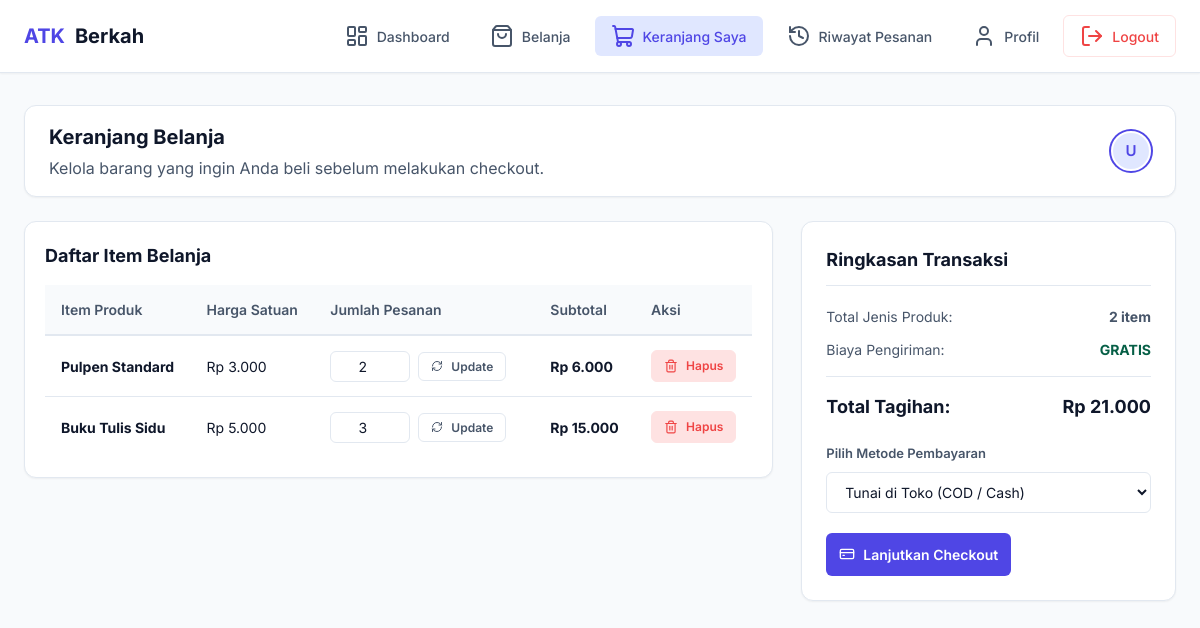
Screenshot of /app/keranjang.php (signed in) with the database file from the repository.
### tables this page shows
CREATE TABLE keranjang (
    id_keranjang INT PRIMARY KEY AUTO_INCREMENT,
    id_user INT NOT NULL,
    id_produk INT NOT NULL,
    jumlah INT NOT NULL DEFAULT 1,
    created_at TIMESTAMP DEFAULT CURRENT_TIMESTAMP,
    updated_at TIMESTAMP DEFAULT CURRENT_TIMESTAMP ON UPDATE CURRENT_TIMESTAMP,

    CONSTRAINT fk_keranjang_users
        FOREIGN KEY (id_user) REFERENCES users(id_user)
        ON DELETE CASCADE
        ON UPDATE CASCADE,

    CONSTRAINT fk_keranjang_produk
        FOREIGN KEY (id_produk) REFERENCES produk(id_produk)
        ON DELETE CASCADE
        ON UPDATE CASCADE,

    UNIQUE KEY unique_user_produk (id_user, id_produk)
);

CREATE TABLE produk (
    id_produk INT PRIMARY KEY AUTO_INCREMENT,
    nama_produk VARCHAR(100) NOT NULL,
    harga DECIMAL(10, 2) NOT NULL,
    jumlah_stok INT NOT NULL DEFAULT 0,
    gambar VARCHAR(255) DEFAULT NULL,
    created_at TIMESTAMP DEFAULT CURRENT_TIMESTAMP
);

### app/keranjang.php (the view, shortened to what this page needs)
<?php
include "config.php";
$nama = $_SESSION['nama'];
$id_user = $_SESSION['id_user'];
$query_keranjang = "
    SELECT k.id_keranjang, k.jumlah, p.id_produk, p.nama_produk, p.harga, p.jumlah_stok
    FROM keranjang k
    JOIN produk p ON k.id_produk = p.id_produk
    WHERE k.id_user = $id_user
";
$result_keranjang = mysqli_query($conn, $query_keranjang);
$total_belanja = 0;
$items = [];
while ($row = mysqli_fetch_assoc($result_keranjang)) {
    $items[] = $row;
    $total_belanja += ($row['harga'] * $row['jumlah']);
}
?>
<!DOCTYPE html>
<html lang="id">
<head>
    <link rel="stylesheet" href="style/app.css">
</head>
<body>
<div class="pelanggan-layout">
    <nav class="navbar">
        <div class="navbar-container">
            <a href="dashboard.php" class="navbar-brand">
                <span>ATK</span> Berkah
            </a>
            <ul class="navbar-menu" id="navbarMenu">
                <li><a href="dashboard.php"><i data-lucide="layout-dashboard"></i> Dashboard</a></li>
                <li><a href="belanja.php"><i data-lucide="shopping-bag"></i> Belanja</a></li>
                <li><a href="keranjang.php" class="active"><i data-lucide="shopping-cart"></i> Keranjang Saya</a></li>
                <li><a href="riwayat.php"><i data-lucide="history"></i> Riwayat Pesanan</a></li>
                <li><a href="profile.php"><i data-lucide="user"></i> Profil</a></li>
                <li><a href="logout.php" class="logout-nav"><i data-lucide="log-out"></i> Logout</a></li>
            </ul>
        </div>
    </nav>
    <div class="container">
        <div class="topbar" style="margin-bottom: 24px;">
            <div class="topbar-title">
                <h1>Keranjang Belanja</h1>
                <p style="color: var(--text-secondary); margin-top: 4px;">Kelola barang yang ingin Anda beli sebelum melakukan checkout.</p>
            </div>
            <div class="topbar-info">
                <div class="topbar-avatar" style="box-shadow: 0 0 0 2px var(--primary);">
                    <?= strtoupper(substr($nama, 0, 1)); ?>
                </div>
            </div>
        </div>
        <div class="cart-layout">
            <div class="table-section" style="padding: 20px;">
                <h2 style="margin-bottom: 16px;">Daftar Item Belanja</h2>
                <div class="table-container">
                    <table>
                        <thead>
                            <tr>
                                <th>Item Produk</th>
                                <th>Harga Satuan</th>
                                <th style="width: 220px;">Jumlah Pesanan</th>
                                <th>Subtotal</th>
                                <th style="width: 100px;">Aksi</th>
                            </tr>
                        </thead>
                        <tbody>
                            <?php foreach ($items as $item): ?>
                            <tr>
                                <td>
                                    <strong><?= htmlspecialchars($item['nama_produk']) ?></strong>
                                </td>
                                <td>Rp <?= number_format($item['harga'], 0, ',', '.') ?></td>
                                <td>
                                    <form method="POST" style="display: flex; gap: 8px; align-items: center;">
                                        <input type="number" name="jumlah" class="form-control" value="<?= $item['jumlah'] ?>" min="1" max="<?= $item['jumlah_stok'] ?>" style="width: 80px; padding: 6px; text-align: center;">
                                        <button type="submit" name="update_keranjang" class="btn btn-secondary btn-sm" style="padding: 6px 12px;"><i data-lucide="refresh-cw" style="width: 12px; height: 12px;"></i> Update</button>
                                    </form>
                                </td>
                                <td><strong style="color: var(--text-primary);">Rp <?= number_format($item['harga'] * $item['jumlah'], 0, ',', '.') ?></strong></td>
                                <td>
                                    <a href="keranjang.php?hapus=<?= $item['id_keranjang'] ?>" class="btn btn-danger btn-sm" onclick="return confirm('Hapus item ini?')">
                                        <i data-lucide="trash-2" style="width: 14px; height: 14px;"></i> Hapus
                                    </a>
                                </td>
                            </tr>
                            <?php endforeach; ?>
                        </tbody>
                    </table>
                </div>
            </div>
            <div class="cart-summary">
                <h3>Ringkasan Transaksi</h3>
                <div class="cart-summary-row">
                    <span>Total Jenis Produk:</span>
                    <strong><?= count($items) ?> item</strong>
                </div>
                <div class="cart-summary-row">
                    <span>Biaya Pengiriman:</span>
                    <strong style="color: var(--success-text);">GRATIS</strong>
                </div>
                <div class="cart-summary-row total">
                    <span>Total Tagihan:</span>
                    <span>Rp <?= number_format($total_belanja, 0, ',', '.') ?></span>
                </div>
                <?php if(count($items) > 0): ?>
                <form action="checkout.php" method="POST">
<div class="form-group" style="margin-bottom: 20px;">
    <label>Pilih Metode Pembayaran</label>
    <select name="metode_pembayaran" id="metode_pembayaran" class="form-control" required onchange="toggleNorek()">
        <option value="cash">Tunai di Toko (COD / Cash)</option>
    </select>
</div>
                    <button type="submit" name="checkout" class="btn btn-primary w-100" style="padding: 12px;" onclick="return confirm('Apakah Anda yakin ingin checkout pesanan ini?')">
                        <i data-lucide="credit-card" style="width: 16px; height: 16px;"></i> Lanjutkan Checkout
                    </button>
                </form>
                <?php else: ?>
                <button class="btn btn-secondary w-100" style="padding: 12px; cursor: not-allowed;" disabled>
                    <i data-lucide="credit-card" style="width: 16px; height: 16px;"></i> Lanjutkan Checkout
                </button>
                <?php endif; ?>
            </div>
        </div>
    </div>
</div>
</body>
</html>

### rows the page displays
keranjang: id_produk.nama_produk "Pulpen Standard", id_produk.harga "3.000", jumlah "2", $item['harga'] * $item['jumlah'] "6.000"
keranjang: id_produk.nama_produk "Buku Tulis Sidu", id_produk.harga "5.000", jumlah "3", $item['harga'] * $item['jumlah'] "15.000"

### other values shown
substr($nama, 0, 1) "U"
count($items) "2"
$total_belanja "21.000"
